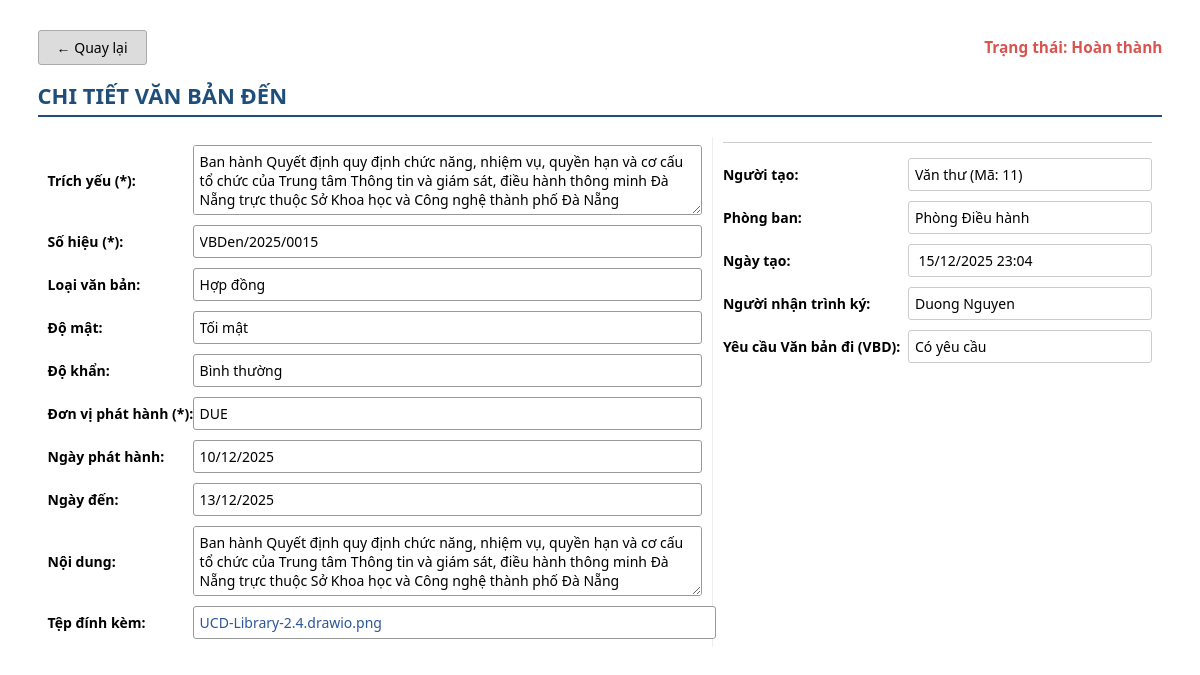
The app's page /vanbanden/15/ (signed in) with its own data.
### QLVB/models.py (models this page shows, shortened)
class VanBanDen(models.Model):
    SoHieu = models.CharField("Số hiệu", max_length=100)
    TrichYeu = models.CharField("Trích yếu", max_length=250)
    LoaiVBDen = models.CharField("Loại văn bản", max_length=100)
    DonViPhatHanh = models.CharField("Đơn vị phát hành", max_length=250)
    NgayBanHanh = models.DateTimeField("Ngày ban hành", null=True, blank=True)
    NgayDen = models.DateTimeField("Ngày đến", null=True, blank=True)
    NoiDung = models.CharField("Nội dung tóm tắt", max_length=500, null=True, blank=True)
    DoKhan = models.CharField(max_length=20, choices=DOKHAN_CHOICES, default='BINH THUONG')
    DoMat = models.CharField(max_length=20, choices=DOMAT_CHOICES, default='BINH THUONG')
    TrangThai = models.CharField("Trạng thái", max_length=50, null=True, blank=True, default='Chờ xét duyệt')
    FileDinhKem = models.FileField(upload_to='vanbanden/', blank=True, null=True)
    MaNhanVien = models.ForeignKey(settings.AUTH_USER_MODEL, on_delete=models.CASCADE,verbose_name="Người tiếp nhận")
    MaPhongBan = models.ForeignKey(PhongBan, on_delete=models.CASCADE,verbose_name="Phòng ban")
    NgayTao = models.DateTimeField(auto_now_add=True)
    YeuCauVBDi = models.IntegerField(choices=[(0, 'Không yêu cầu'), (1, 'Có yêu cầu')], default=0)
    NguoiNhanTrinhKy = models.ForeignKey(
        settings.AUTH_USER_MODEL,
        on_delete=models.CASCADE,
        null=True,
        blank=True,
        related_name='vanbanden_trinhky',
        verbose_name='Người Nhận Trình Ký'
    )
    class Meta:
        verbose_name = "Văn bản đến"
        verbose_name_plural = "Văn bản đến"
        permissions = [
            ("tao_vanbanden", "Tạo văn bản đến"),
            ("sua_vanbanden", "Sửa văn bản đến"),
            ("xemchitiet_vanbanden", "Xem chi tiết văn bản đến"),
            ("xemdanhsach_vanbanden", "Xem danh sách văn bản đến"),
            ("phancong_vanbanden", "Phân công nhân viên (văn bản đến)"),
            ("xetduyet_vanbanden", "Xét duyệt văn bản đến"),
            ("capnhat_trangthai_cv_vbden", "Cập nhật trạng thái công việc"),
            ("xem_nhatky_vanbanden", "Xem nhật ký hoạt động văn bản đến"),
        ]

class PhongBan(models.Model):
    TenPhongBan = models.CharField(max_length=100, unique=True)
    Email = models.EmailField(unique=True)
    class Meta:
        verbose_name = "Phòng ban"
        verbose_name_plural = "Phòng ban"

### accounts/models.py (models this page shows, shortened)
class User(AbstractUser):
    ho_ten = models.CharField("Họ tên", max_length=100, blank=True, null=True)
    sdt = models.CharField("Số điện thoại", max_length=15, blank=True, null=True)
    email = models.EmailField("Email", unique=True, blank=True, default='')
    VAITRO_CHOICES = [
        ('NV', 'Nhân Viên'), ('QL', 'Quản Lý'),
        ('VT', 'Văn Thư'), ('TP', 'Trưởng Phòng'),
    ]
    vai_tro = models.CharField("Vai trò", max_length=2, choices=VAITRO_CHOICES, blank=True, null=True)
    ma_phong_ban = models.ForeignKey(
        'QLVB.PhongBan',  # ← Đổi thành chuỗi 'app_label.ModelName'
        on_delete=models.SET_NULL,
        null=True,
        blank=True,
        related_name='nhan_viens',
        verbose_name="Phòng ban"
    )
    class Meta:
        verbose_name = "Nhân viên"
        verbose_name_plural = "Nhân viên"  # đã bỏ dấu chấm thừa

### QLVB/views.py (the view)
# urls.py: path('vanbanden/<int:vb_id>/', views.chi_tiet_vb_den, name='chi_tiet_vb_den'),
@login_required
@permission_required('QLVB.xemchitiet_vanbanden', raise_exception=True)
def chi_tiet_vb_den(request, vb_id):
    vb = get_object_or_404(VanBanDen, id=vb_id)
    user = request.user
    if not user.is_authenticated:
        return HttpResponseForbidden("Bạn không có quyền truy cập.")
    vai_tro = (getattr(user, "vai_tro", "") or "").strip().upper()
    trang_thai_raw = getattr(vb, "TrangThai", "") or ""
    trang_thai = trang_thai_raw.strip()
    try:
        trang_thai_display = vb.get_TrangThai_display()
    except Exception:
        trang_thai_display = trang_thai_raw
    if trang_thai == "Chờ xét duyệt" or trang_thai_display == "Chờ xét duyệt":
        if vai_tro == "VT":
            pass
        if vai_tro == "QL":
            return redirect("xet_duyet_vb_den", vb_id=vb.id)
    elif trang_thai == "Chờ xác nhận" or trang_thai_display == "Chờ xác nhận":
        if vai_tro == "NV":
            return redirect("xac_nhan_phan_cong_vbden", vb_id=vb.id)
    elif trang_thai == "Đang xử lý" or trang_thai_display == "Đang xử lý":
        if vai_tro == "NV":
            return redirect("bao_cao_vbden", vb_id=vb.id)
    is_editable = False
    if getattr(user, "id", None) == getattr(vb.MaNhanVien, "id", None) and (trang_thai != "Hoàn thành" and trang_thai_display != "Hoàn thành"):
        is_editable = True
    context = {
        "vb": vb,
        "is_editable": is_editable,
    }
    return render(request, "vanbanden/chi_tiet_vb_den.html", context)

### QLVB/views.py (called while the page is built)
def global_notifications(request):
    now = timezone.now()
    start_of_week = now - timedelta(days=now.weekday())
    today_notifications = ThongBao.objects.filter(NgayTao__date=now.date())
    week_notifications = ThongBao.objects.filter(NgayTao__gte=start_of_week, NgayTao__lt=now.date())
    old_notifications = ThongBao.objects.filter(NgayTao__lt=start_of_week)
    notification_count = ThongBao.objects.count()
    return {
        'today_notifications': today_notifications,
        'week_notifications': week_notifications,
        'old_notifications': old_notifications,
        'notification_count': notification_count
    }

### QLVB/templates/vanbanden/chi_tiet_vb_den.html (shortened to what this page needs)
{% block content %}
<div class="container">
    <div class="header-buttons">
        <div>
            <a class="btn-gray" href="{% url 'danh_sach_van_ban_den' %}">
                ← Quay lại
            </a>
        </div>
        <div style="font-size: 1.1em; font-weight: bold; color: #d9534f;">
            Trạng thái: {{ vb.TrangThai }}
        </div>
    </div>
    <div class="title d-flex justify-content-between align-items-center">
        <span>CHI TIẾT VĂN BẢN ĐẾN</span>
    </div>
    <table>
        <tr style="vertical-align: top;">
            <td style="width: 60%;">
                <div class="left-column-fields">
                    <label>Trích yếu (*):</label>
                    <textarea readonly>{{ vb.TrichYeu }}</textarea>
                    <label>Số hiệu (*):</label>
                    <input type="text" readonly value="{{ vb.SoHieu }}">
                    <label>Loại văn bản:</label>
                    <input type="text" readonly value="{{ vb.LoaiVBDen }}">
                    <label>Độ mật:</label>
                    <input type="text" readonly value="{{ vb.get_DoMat_display }}">
                    <label>Độ khẩn:</label>
                    <input type="text" readonly value="{{ vb.get_DoKhan_display }}">
                    <label>Đơn vị phát hành (*):</label>
                    <input type="text" readonly value="{{ vb.DonViPhatHanh }}">
                    <label>Ngày phát hành:</label>
                    <input type="text" readonly value="{{ vb.NgayBanHanh|date:'d/m/Y' }}">
                    <label>Ngày đến:</label>
                    <input type="text" readonly value="{{ vb.NgayDen|date:'d/m/Y' }}">
                    <label>Nội dung:</label>
                    <textarea readonly>{{ vb.NoiDung }}</textarea>
                    <label>Tệp đính kèm:</label>
                    <div> {% if vb.FileDinhKem %}
                        <div class="file-display-box">
                            <a href="{{ vb.FileDinhKem.url }}" target="_blank">
                                {{ vb.FileDinhKem.name|cut:"documents/"|cut:"vanbanden/" }}
                            </a>
                        </div>
                        {% else %}
                        <input type="text" readonly value="Không có tệp đính kèm">
                        {% endif %}
                    </div>
                </div>
            </td>
            <td style="width: 45%; border-left: 1px solid #eee;" class="right-column-wrapper">
                <div class="right-column-fields">
                    <span class="field-label"
                          style="grid-column: 1 / span 2; border-bottom: 1px solid #ccc; padding-bottom: 5px; margin-bottom: 5px;"></span>
                    <label>Người tạo:</label>
                    <input type="text" readonly
                           value="{% with creator=vb.MaNhanVien %}{{ creator.ho_ten|default:creator.username }} (Mã: {{ creator.id }}){% endwith %}">
                    <label>Phòng ban:</label>
                    <input type="text" readonly value="{{ vb.MaPhongBan.TenPhongBan }}">
                    <label>Ngày tạo:</label>
                    <input type="text" readonly value="{{ vb.NgayTao|date:" d/m/Y H:i" }}">
                    {% if vb.NguoiNhanTrinhKy %}
                    <label>Người nhận trình ký:</label>
                    <input type="text" readonly value="{{ vb.NguoiNhanTrinhKy.ho_ten }}">
                    {% else %}
                    <label>Người nhận trình ký:</label>
                    <input type="text" readonly value="None">
                    {% endif %}
                    <label>Yêu cầu Văn bản đi (VBD):</label>
                    <input type="text" readonly value="{{ vb.get_YeuCauVBDi_display }}">
                </div>
            </td>
        </tr>
    </table>
</div>
{% endblock %}

### QLVB/templates/vanbanden/chi_tiet_vb_den.html (style rules this page uses)
.container { margin: 30px auto; width: 95%; font-family: "Segoe UI", Arial, sans-serif; font-size: 14px; }
.btn-gray { background-color: #dcdcdc; border: 1px solid #aaa; padding: 7px 18px; border-radius: 3px; font-family: "Segoe UI", Arial, sans-serif; font-size: 14px; cursor: pointer; text-decoration: none; color: black; display: inline-block; font-weight: normal; }
.header-buttons { display: flex; justify-content: space-between; align-items: center; margin-bottom: 15px; }
.title { border-bottom: 2px solid #1e4e79; font-size: 22px; font-weight: bold; padding-bottom: 5px; margin-bottom: 20px; color: #1e4e79; font-family: "Segoe UI", Arial, sans-serif; display: flex; justify-content: space-between; align-items: center; }
table { width: 100%; border-collapse: collapse; font-family: "Segoe UI", Arial, sans-serif; font-size: 14px; }
td { padding: 8px 10px; vertical-align: top; }
label { font-weight: bold; }
input[type="text"], textarea, select { width: 100%; border: 1px solid #999; padding: 6px; border-radius: 3px; font-family: "Segoe UI", Arial, sans-serif; font-size: 14px; }
input[readonly], textarea[readonly] { background-color: white !important; }
textarea { height: 70px; resize: vertical; }
.file-display-box { width: 100%; border: 1px solid #999; padding: 6px; border-radius: 3px; background-color: white; display: block; word-break: break-word; }
.file-display-box a { color: #2b579a; text-decoration: none; display: block; }
.left-column-fields { display: grid; grid-template-columns: 130px 1fr; gap: 10px 15px; align-items: center; }
.left-column-fields label { text-align: left; padding-right: 5px; white-space: nowrap; }
.right-column-fields { display: grid; grid-template-columns: 170px 1fr; gap: 10px 15px; align-items: center; padding: 0 10px; }
.right-column-fields label { font-weight: bold; text-align: left; padding-right: 5px; white-space: nowrap; }
.right-column-fields .field-label { font-weight: bold; text-align: left; grid-column: 1 / span 2; border-bottom: 1px solid #ccc; padding-bottom: 5px; margin-bottom: 5px; }
.right-column-fields input[type="text"] { background-color: #f5f5f5; border: 1px solid #ccc; width: 100%; }
.right-column-wrapper { padding: 0; }

### records on screen
VanBanDen: TrangThai "Hoàn thành", TrichYeu "Ban hành Quyết định quy định chức năng, nhiệm vụ, quyền hạn và cơ cấu tổ chức của Trung tâm Thông tin và giám sát, điều hành thông minh Đà Nẵng trực thuộc Sở Khoa học và Công nghệ thành phố Đà Nẵng", SoHieu "VBDen/2025/0015", LoaiVBDen "Hợp đồng", DoMat "Tối mật", DoKhan "Bình thường", DonViPhatHanh "DUE", NgayBanHanh "10/12/2025", NgayDen "13/12/2025", NoiDung "Ban hành Quyết định quy định chức năng, nhiệm vụ, quyền hạn và cơ cấu tổ chức của Trung tâm Thông tin và giám sát, điều hành thông minh Đà Nẵng trực thuộc Sở Khoa học và Công nghệ thành phố Đà Nẵng", FileDinhKem.name "UCD-Library-2.4.drawio.png", MaNhanVien.username "Văn thư (Mã: 11)", MaPhongBan.TenPhongBan "Phòng Điều hành", NgayTao "15/12/2025 23:04", NguoiNhanTrinhKy.ho_ten "Duong Nguyen", YeuCauVBDi "Có yêu cầu"
